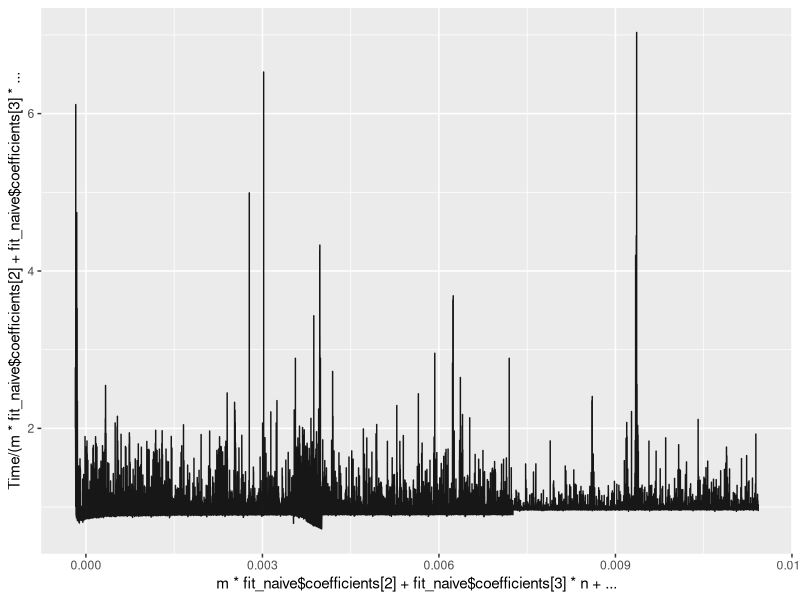
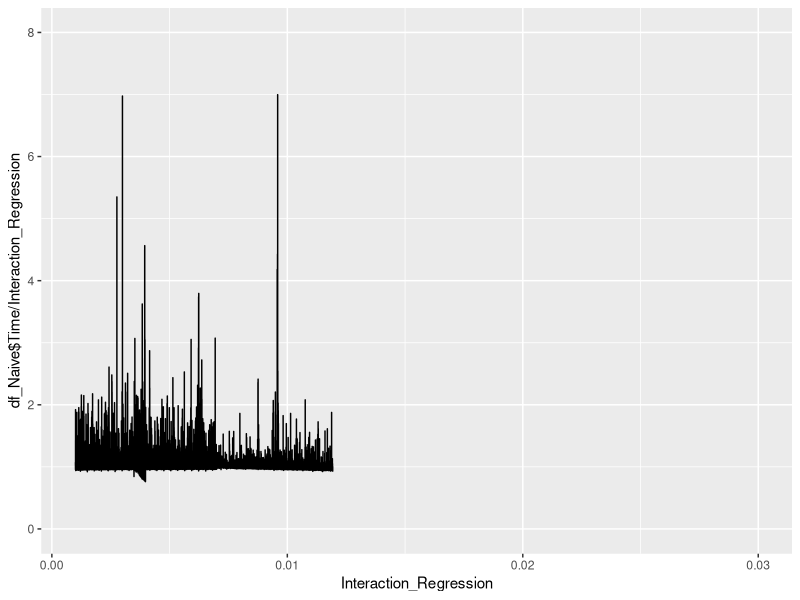
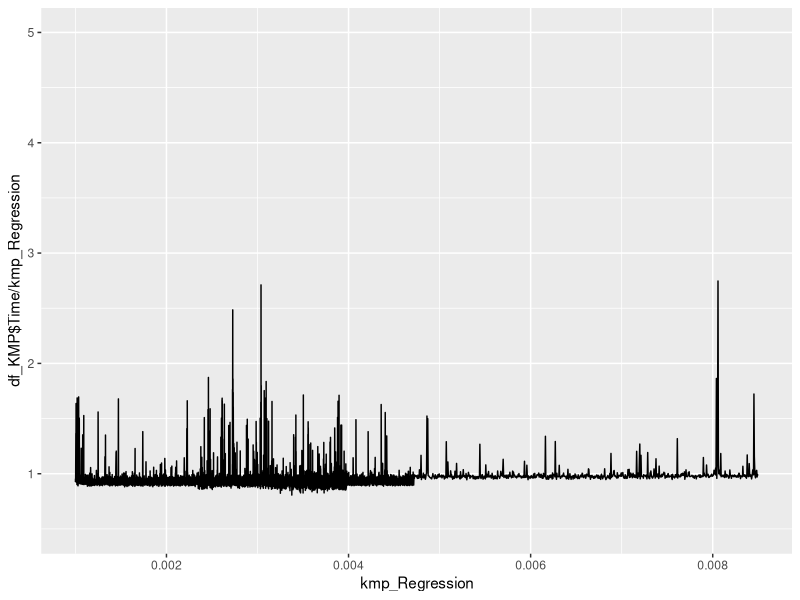
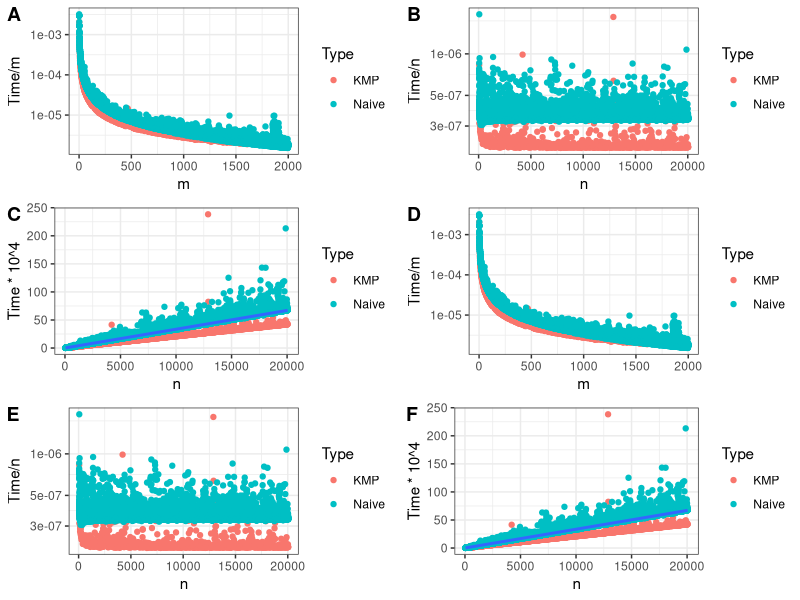

R code for these plots, in order:
## ---- chunk 1
knitr::opts_chunk$set(echo = TRUE)

library(tidyverse)

## ---- chunk 2

# Import Naive
df_Naive = read.csv("Test ExactSubstring_Naive.csv", header = FALSE)

colnames(df_Naive) = c("Function", "Time", "n", "m", "z", "RunName")

df_Naive$RunName = factor(x = df_Naive$RunName)
df_Naive$Function = factor(x = df_Naive$Function)

# Import KMP
df_KMP = read.csv("Test ExactSubstring_KMP.csv", header = FALSE)

colnames(df_KMP) = c("Function", "Time", "n", "m", "z", "RunName")

df_KMP$RunName = factor(x = df_KMP$RunName)
df_KMP$Function = factor(x = df_KMP$Function)

## ---- chunk 3


## ---- chunk 4

fit_naive = lm( data = df_Naive, formula = Time ~ m + n)

ggplot( data = df_Naive ) +
  geom_line( 
    aes( 
      y = Time / ( m * fit_naive$coefficients[2] + fit_naive$coefficients[3] * n ), 
      x = m * fit_naive$coefficients[2] + fit_naive$coefficients[3] * n + fit_naive$coefficients[1] 
    ), 
    color = "#000000", alpha = 0.9 
  ) 

## ---- chunk 5

fit_naive_poly = glm( data = df_Naive, formula = Time ~ n * m )
fit_naive_poly
inc = fit_naive_poly$coefficients[1]
c_n = fit_naive_poly$coefficients[2]
c_m = fit_naive_poly$coefficients[3]
c_nm = fit_naive_poly$coefficients[4]
Interaction_Regression = inc + c_n * df_Naive$n + c_m * df_Naive$m + df_Naive$n * df_Naive$m * c_nm
Interaction_Regression = 0 + c_n * df_Naive$n + 0 * df_Naive$m + df_Naive$n * df_Naive$m * c_nm

ggplot(  ) +
  geom_line( 
    aes( 
      y = df_Naive$Time / Interaction_Regression, 
      x = Interaction_Regression
    )
  ) + xlim(0.001, 0.03) + ylim(0, 8)


## ---- chunk 6

fit_kmp = glm( data = df_KMP, formula = Time ~ n + m )
inc = fit_kmp$coefficients[1]
c_m = fit_kmp$coefficients[3]
c_n = fit_kmp$coefficients[2]
kmp_Regression = inc + c_n * df_KMP$n + c_m * df_KMP$m
kmp_Regression = 0 + c_n * df_KMP$n + c_m * df_KMP$m

ggplot(  ) +
  geom_line( 
    aes( 
      y = df_KMP$Time / kmp_Regression, 
      x = kmp_Regression
    )
  ) + xlim(0.001, 0.0085) + ylim(0.5, 5)

## ---- chunk 7

fit_naive = lm( data = df_Naive, formula = Time ~ n + m )
fit_naive_z = lm( data = df_Naive, formula = Time ~ n + m + z )

an_naive = anova(fit_naive, fit_naive_z)
an_naive$`Pr(>F)`

## ---- chunk 8

fit_kmp = lm( data = df_KMP, formula = Time ~ n + m )
fit_kmp_z = lm( data = df_KMP, formula = Time ~ n + m + z )

an_kmp = anova(fit_kmp, fit_kmp_z)
an_kmp$`Pr(>F)`

## ---- chunk 9
library(dplyr)
library(ggpubr)
setwd('/Users/PM/Dropbox/Genome_scale_algorithms/Genome_scale_algorithms/Project1')
df_Naive = read.csv("Test ExactSubstring_Naive.csv", header = FALSE)
df_KMP = read.csv("Test ExactSubstring_KMP.csv", header = FALSE)
colnames(df_Naive) = c("Function", "Time", "n", "m", "z", "RunName")
colnames(df_KMP) = c("Function", "Time", "n", "m", "z", "RunName")

dat_kmp = df_KMP 
dat_naive = df_Naive
ploting <- function(dat_naive, dat_kmp){
      dat_naive <- dat_naive %>%
            mutate(type = "Naive")
    
      dat_kmp <- dat_kmp %>%
            mutate(type = "KMP")
      
      all <- rbind(dat_kmp, dat_naive)
      colnames(all) = c("Function", "Time", "n", "m", "z", "RunName", "Type")
      
      constant_n <- all %>%
              filter(n == 10000)
      
      constant_m <- all %>%
              filter(m == 10)
      return(list(constant_n, constant_m))
} 

fig <- ploting(df_Naive, df_KMP)

      #a <- qplot(y = Constant_n$Time/Constant_n$m, x = Constant_n$m) + ylim(0,0.001)
      #b <- qplot(y = Constant_m$Time/Constant_m$n, x = Constant_m$n) + ylim(0,2.5*10^-6)

      a <- ggplot(data = fig[[1]]) + 
        geom_point(mapping = aes(y = Time/m, x = m, color = Type)) + theme_bw() +  scale_y_log10() 
      
      b <- ggplot(data = fig[[2]]) + theme_bw() +
        geom_point(mapping = aes(y = Time/n, x = n, color = Type))  + scale_y_log10() 
      c <- ggplot(data = fig[[2]]) +
        geom_point(mapping = aes(y = Time*10^4, x = n, color = Type)) + geom_smooth(method = "lm", mapping = aes(y = Time*10^4, x = n)) + theme_bw()
      
      d <- ggplot(data = fig[[1]]) + 
        geom_point(mapping = aes(y = Time/m, x = m, color = Type)) + theme_bw() +  scale_y_log10() 
      
      e <- ggplot(data = fig[[2]]) + theme_bw() +
        geom_point(mapping = aes(y = Time/n, x = n, color = Type))  + scale_y_log10() 
      
      f <- ggplot(data = fig[[2]]) +
      geom_point(mapping = aes(y = Time*10^4, x = n, color = Type)) + geom_smooth(method = "lm",mapping = aes(y = Time*10^4, x = n)) + theme_bw()

ggarrange(a, b, c, d, e, f,
      labels = c('A', 'B', 'C', 'D', 'E', 'F'),
      ncol = 2, nrow = 3)
